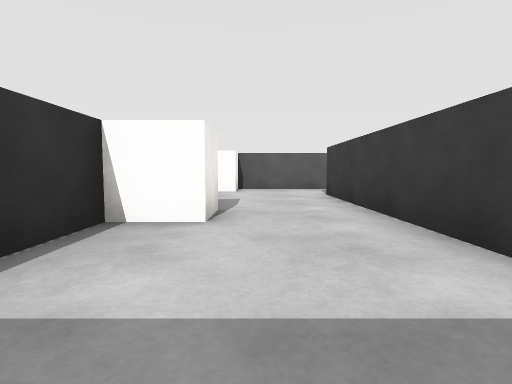
view 1 (above)

24 first-person views from a walk through a 3-D level made in the Unity game engine. The camera is 0.51 m above the floor, tilts 4° down and sees 80° across. The floor is counted in squares, 1 m on a side. Each view is taken from the middle of a square. On the plan, view 1 faces up. The plan holds only what a view shows up to about 9 squares ahead; the rest is blank. The player character is not drawn. Surface patterns are stand-ins for the level's own textures.

view 2
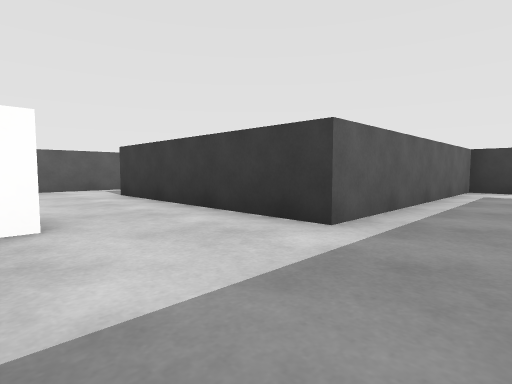

view 3
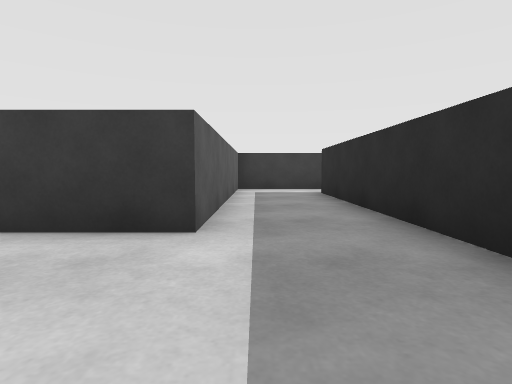

view 4
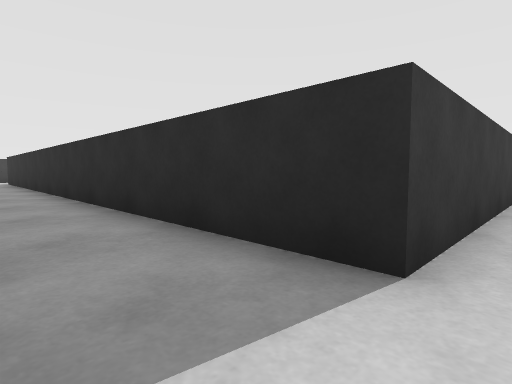

view 5
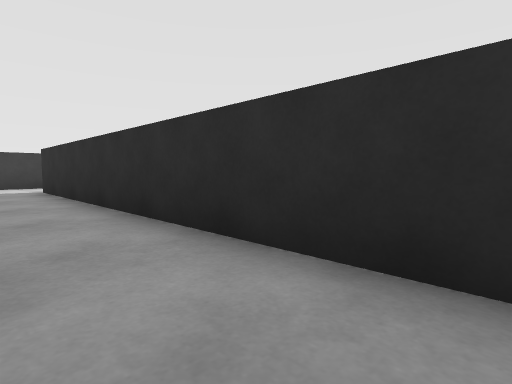

view 6
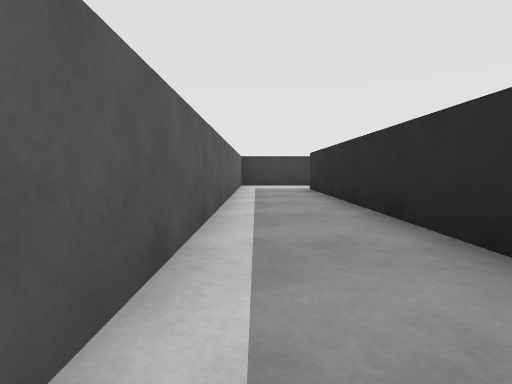

view 7
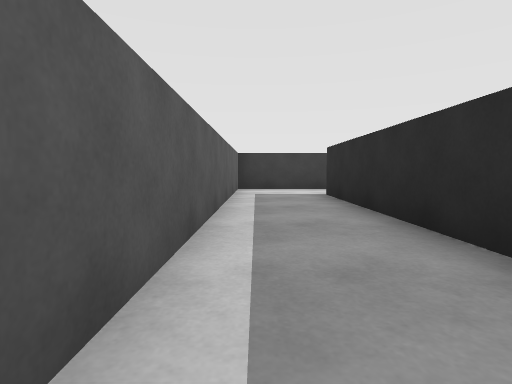

view 8
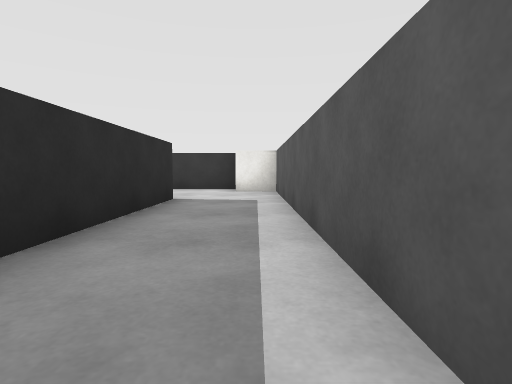

view 9
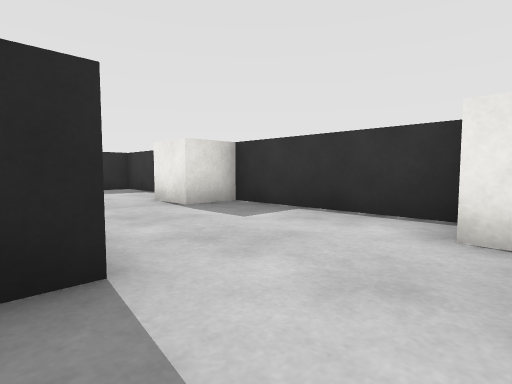

view 10
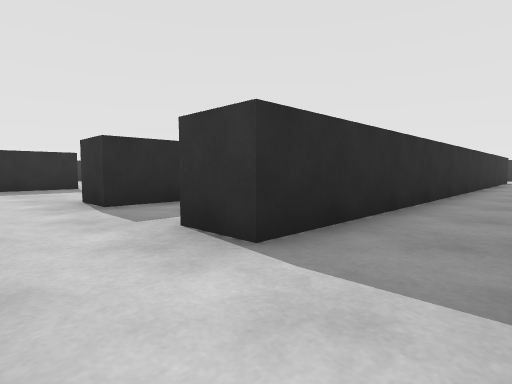

view 11
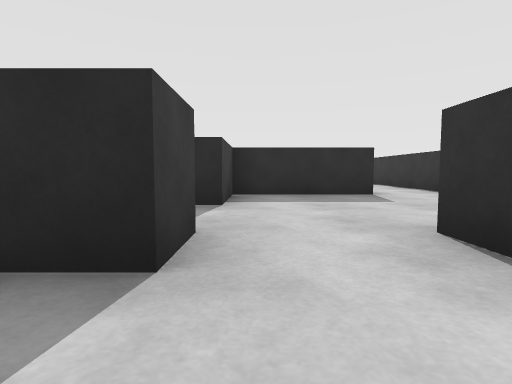

view 12
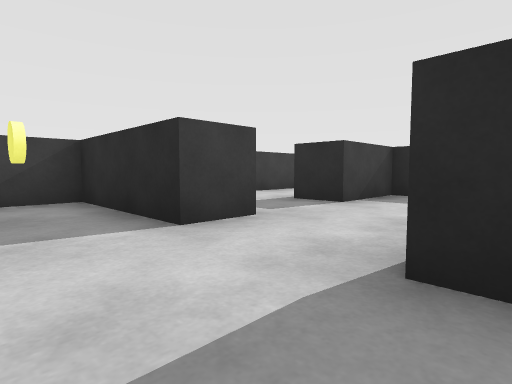

view 13
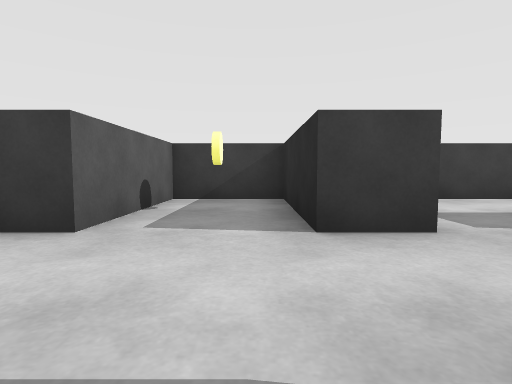

view 14
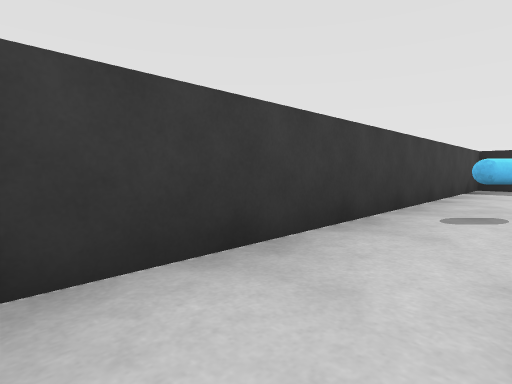

view 15
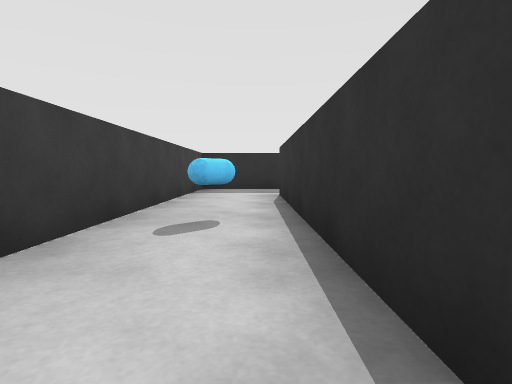

view 16
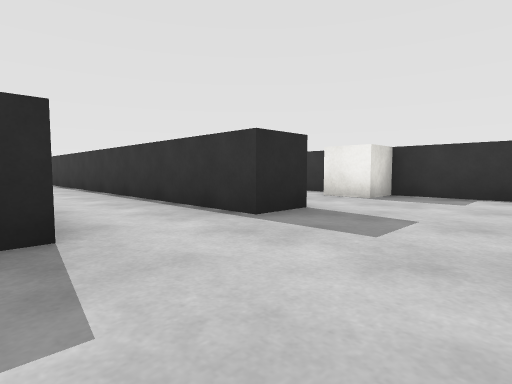

view 17
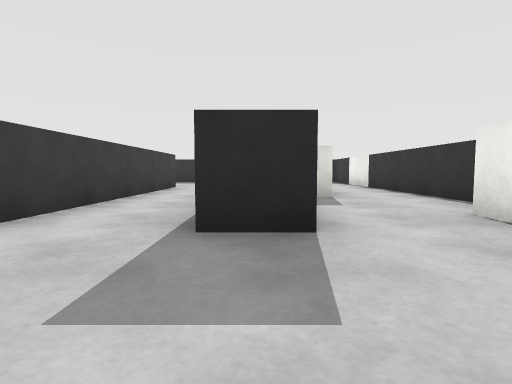

view 18
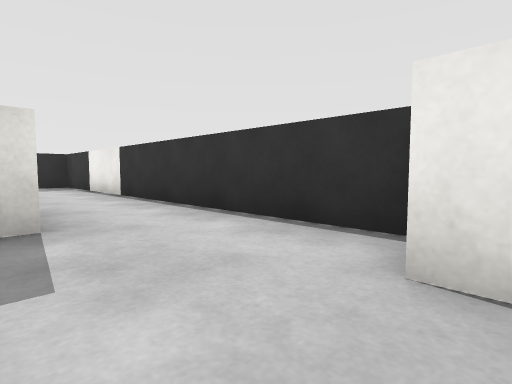

view 19
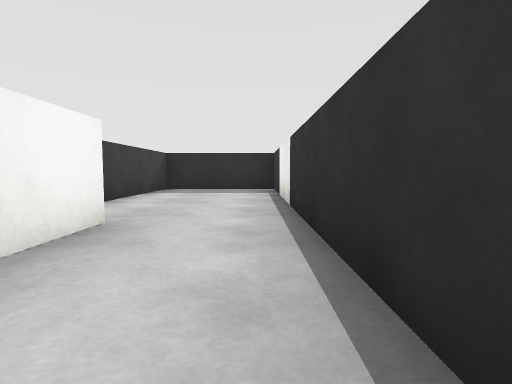

view 20
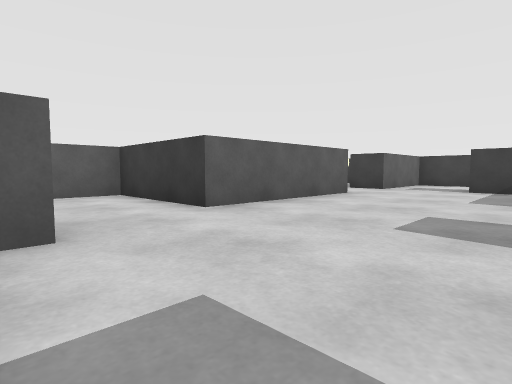

view 21
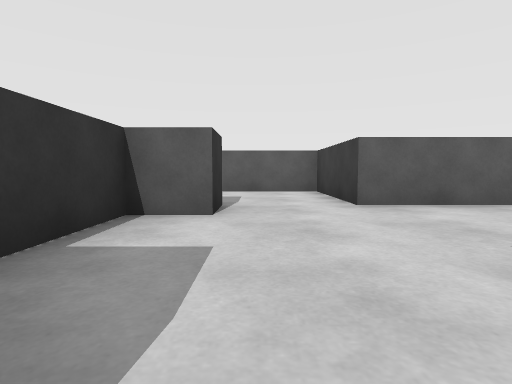

view 22
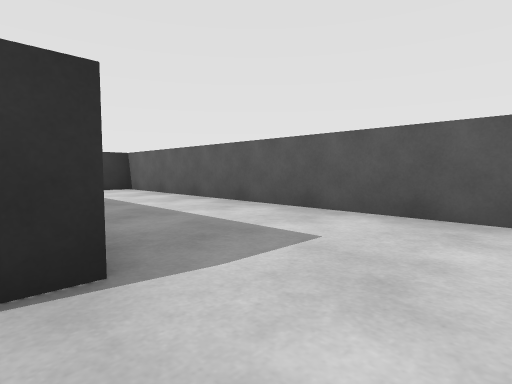

view 23
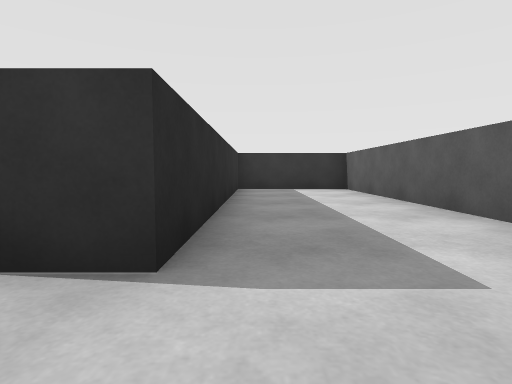

view 24
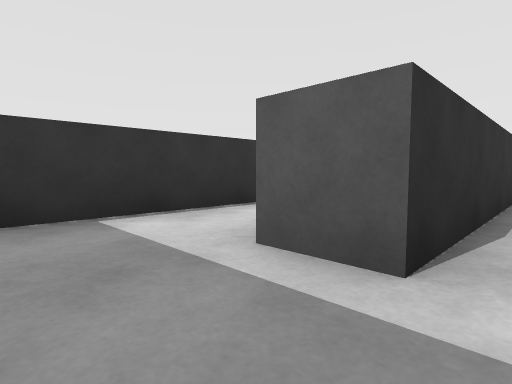

### Floor plan
Points are (right, up) in squares from view 1. A wall is a line through its corners. A room is listed if a view was taken in it or the views show most of it. See-through windows are left out.
Room 1 (views 1, 2, 3, 4, 5, 6, 7, 8, 9, 10)
walls: (-1.5, 7.5) (-1.5, -0.5) (-0.8, -0.5); (7.5, -0.9) (7.5, 1.5) (1.5, 1.5) (1.5, 6.5) (15.5, 6.5); (0.8, -0.5) (6, -0.5); (17.5, 6.5) (17.5, 8.5) (-0.5, 8.5)
ways out: opening at (16.5, 6) to room 2
objects: block (-1, 3) to (-1, 4); block (-1, 8)
Room 2 (views 11, 12, 13)
walls: (15.5, 6.5) (15.5, 5.5); (14.2, 3.5) (15.5, 3.5) (15.5, 2.5); (17.5, 2.5) (17.5, 3.5) (20.5, 3.5) (20.5, 5.5) (17.5, 5.5) (17.5, 6.5)
ways out: opening at (16.5, 6) to room 1; opening at (16.5, 3) to room 4
objects: coin (19, 5)
Room 3 (views 14, 15, 24)
walls: (17.5, 0.5) (18.5, 0.5) (18.5, -5.5) (17.5, -5.5); (18.4, 2.5) (17.5, 2.5); (18.2, -7.5) (20.5, -7.5) (20.5, 2)
ways out: opening at (18, 1.5) to room 4; opening at (18, -6.5) to room 5
objects: capsule (20, -2)
Room 4 (views 16, 17, 18, 19, 20, 21, 22, 23)
walls: (11.4, -1.5) (12.5, -1.5) (12.5, -9.2); (14.4, -1.5) (17.5, -1.5) (17.5, 0.5); (15.5, 2.5) (11.5, 2.5) (11.5, 5.5) (2.5, 5.5) (2.5, 2.5) (9.5, 2.5) (9.5, 1.5) (8.5, 1.5) (8.5, -8.5); (14.5, -8.1) (14.5, -1.9); (8.5, -10.5) (8.5, -12.5) (11.5, -12.5) (11.5, -9)
ways out: opening at (16.5, 3) to room 2; opening at (18, 1.5) to room 3; opening at (13.5, -9)
objects: block (7, -10) to (8, -10); block (7, -9) to (8, -9); block (9, -2); block (11, -7) to (11, -6); block (11, -5)
Room 5 (no view inside)
walls: (15.5, -3.5) (15.5, -6.8)
ways out: opening at (18, -6.5) to room 3

Where each view was taken, in squares from view 1:
view 1: 0 up, 0 right, facing up
view 2: 0 up, 1 left, facing up-right
view 3: 1 up, 1 left, facing right
view 4: 8 up, 1 right, facing down-right
view 5: 8 up, 7 right, facing down-right
view 6: 8 up, 7 right, facing right
view 7: 8 up, 9 right, facing right
view 8: 8 up, 7 right, facing left
view 9: 8 up, 2 right, facing down-left
view 10: 8 up, 17 right, facing down-left
view 11: 5 up, 17 right, facing down
view 12: 5 up, 15 right, facing down-right
view 13: 4 up, 15 right, facing right
view 14: 2 up, 19 right, facing down-right
view 15: 1 up, 19 right, facing down
view 16: 1 up, 15 right, facing down-left
view 17: 1 up, 12 right, facing down
view 18: 2 down, 11 right, facing down-left
view 19: 4 down, 9 right, facing down
view 20: 1 down, 9 right, facing up-right
view 21: 2 down, 10 right, facing up
view 22: 2 up, 11 right, facing up-left
view 23: 3 up, 11 right, facing left
view 24: 7 down, 19 right, facing up-left
